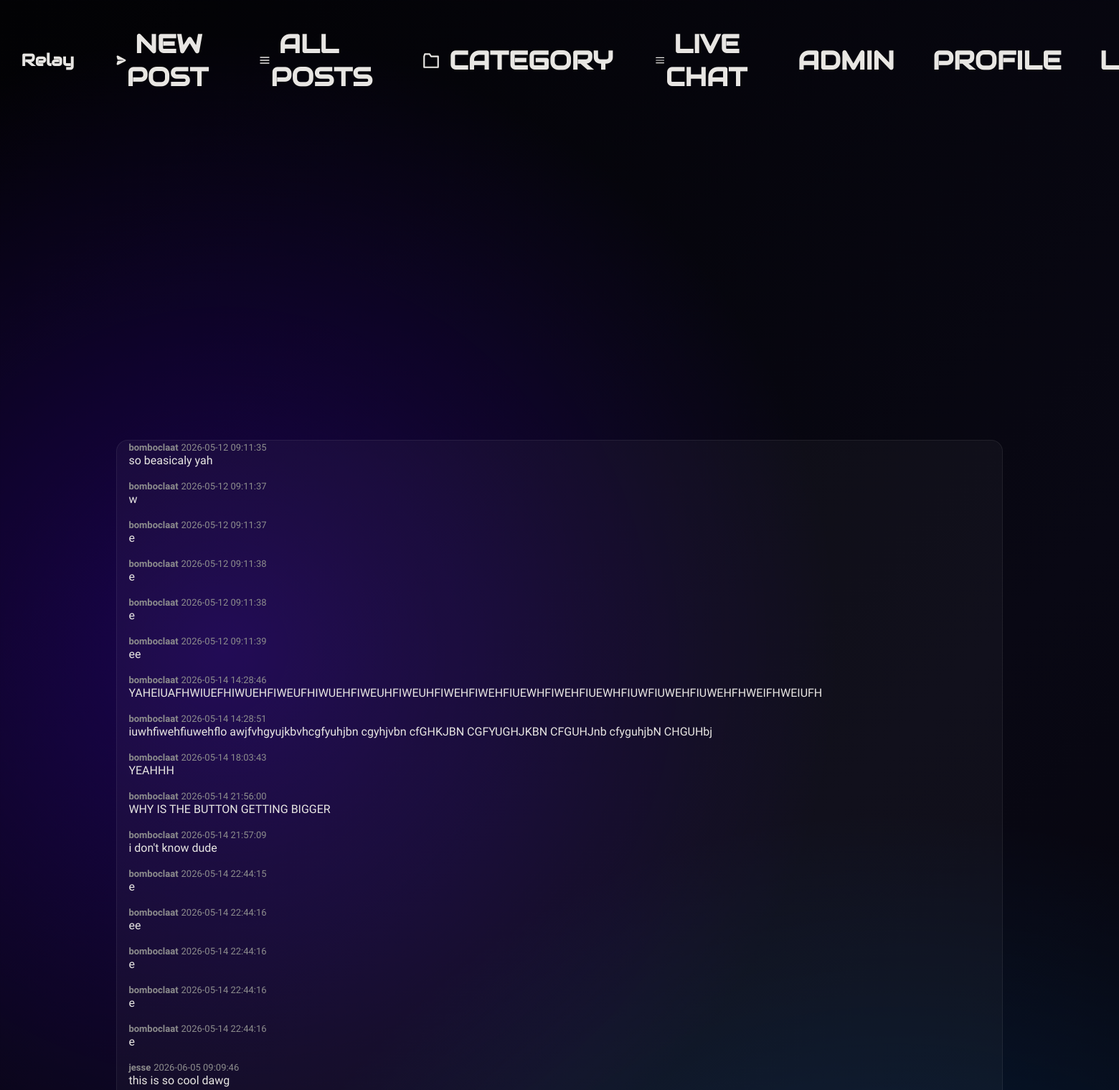
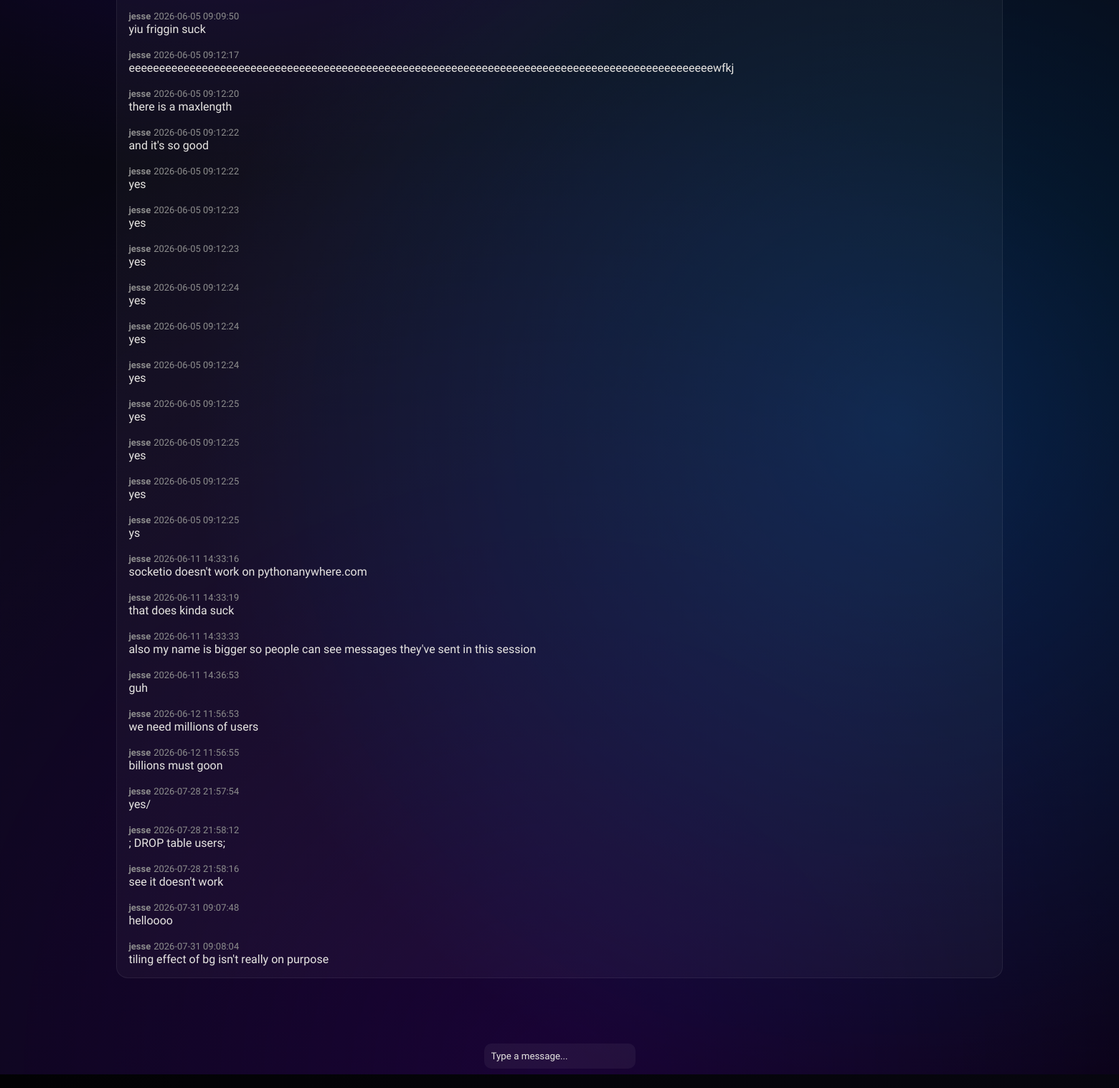
Page /livechat (signed in) on the committed database (2 pictures, top to bottom).
### tables this page shows
CREATE TABLE chat ("id" INTEGER PRIMARY KEY AUTOINCREMENT, "user_id" INTEGER NOT NULL REFERENCES users(id), "message" TEXT NOT NULL, "time" TEXT NOT NULL);

CREATE TABLE "users" (
    id INTEGER PRIMARY KEY AUTOINCREMENT,
    "name" TEXT UNIQUE,
    password TEXT
, imageurl TEXT, email TEXT);

### app.py (the view)
@app.route("/livechat")
def livechat():
    if "user_id" not in session:
        return redirect(url_for("login"))
    sql = """
        SELECT chat.message, chat.time, users.name
        FROM chat
        JOIN users ON chat.user_id = users.id
        ORDER BY chat.id ASC;
    """
    messages = query_db(sql)
    return render_template("livechat.html", messages=messages)

### app.py (called while the page is built)
def get_db():
    db = getattr(g, "_database", None)
    if db is None:
        db = g._database = sqlite3.connect(DATABASE)
    return db

@app.teardown_appcontext
def close_connection(exception):
    db = getattr(g, "_database", None)
    if db is not None:
        db.close()

def query_db(query, args=(), one=False):
    cur = get_db().execute(query, args)
    rv = cur.fetchall()
    cur.close()
    return (rv[0] if rv else None) if one else rv

### templates/livechat.html (shortened to what this page needs)
{% extends "layout.html" %}
{% block body %}
<div class="chat-centered-content">
    <div id="chat-box" class="chat-box">
        {% for message in messages %}
        <div class="chat-message">
            <div class="chat-meta">
                <a class="h1 meta" style="font-weight:600;"
                    href="{{ url_for('userposts', username=message[2]) }}">{{ message[2] }}</a>
                <span class="meta">{{ message[1] }}</span>
            </div>
            <div class="chat-text">{{ message[0] }}</div>
        </div>
        {% endfor %}
    </div>
    <form id="chat-form">
        <input type="text" id="message-input" class="chat-input" placeholder="Type a message..." autocomplete="off"
            maxlength="100" required>
    </form>
</div>
{% endblock %}

### templates/layout.html (shortened to what this page needs)
<!DOCTYPE html>
<html lang="en">
<head>
    <link rel="stylesheet" href="{{url_for('static', filename='style.css')}}">
</head>
<body>
    <nav class="navbar">
        <div class="left-navbar-group">
            <a href="/" class="top-button">
                <div class="title">Relay</div>
            </a>
            <a href="/newpost" class="top-button">
                &nbsp;NEW POST
            </a>
            <a href="/allposts" class="top-button">
                <svg viewBox="0 0 24 24" width="26" height="26">
                    <path d="M3 6h18M3 12h18M3 18h18" stroke="currentColor" stroke-width="2" stroke-linecap="round" />
                </svg>
                &nbsp;ALL POSTS
            </a>
            <div class="dropdown">
                <button class="top-button">
                    <svg viewBox="0 0 24 24" width="26" height="26">
                        <path d="M3 7v14h18V7H12l-2-3H4z" stroke="currentColor" stroke-width="2" fill="none"
                            stroke-linecap="round" stroke-linejoin="round" />
                    </svg>
                    &nbsp;CATEGORY
                </button>
            </div>
            <a href="/livechat" class="top-button">
                <svg viewBox="0 0 24 24" width="26" height="26">
                    <path d="M3 6h18M3 12h18M3 18h18" stroke="currentColor" stroke-width="2" stroke-linecap="round" />
                </svg>
                &nbsp;LIVE CHAT
            </a>
        </div>
        <div class="nav-right">
            <a href="/admin" class="top-button">ADMIN</a>
            {% if session.username %}
            <a href="{{ url_for('userposts', username=session['username']) }}" class="top-button">PROFILE</a>
            <a href="/logout" class="top-button">LOGOUT</a>
            {% else %}
            <a href="/login" class="top-button">LOGIN</a>
            <a href="/register" class="top-button">REGISTER</a>
            {% endif %}
        </div>
    </nav>
    {% block body %}
    {% endblock %}
</body>
</html>

### static/style.css (style rules this page uses)
:root { --background: radial-gradient(circle at 20% 30%, rgba(80, 0, 255, 0.28), transparent 35%), radial-gradient(circle at 80% 70%, rgba(0, 140, 255, 0.22), transparent 40%), radial-gradient(circle at 50% 100%, rgba(120, 0, 255, 0.18), transparent 45%), linear-gradient(135deg, #020204 0%, #090814 50%, #020204 100%); --box-background: rgba(255, 255, 255, 0.035); --post-background: #2a2a2a; --input-background: rgba(255, 255, 255, 0.05); --element-bg: black; --font: #e8e6e3; --muted-font: #8d8d8d; --heading-font: "Audiowide", sans-serif; --body-font: "Google Sans", monospace; --coloured-element: #4066ff; --error-red: #ef4444; --sidebar-font-size: 0.8vw; --reply-font: calc(0.5vh + 0.5vw); --reply-line: calc(2vh + 2vw); --navbar-font-size: calc(0.59vh + 0.59vw); --navbar-title-size: 1.5vw; --box-border: 1px solid rgba(255, 255, 255, 0.07); --box-border-radius: 16px; --nav-box-shadow: rgba(226, 226, 226, 0.73); }
* { font-family: var(--body-font); box-sizing: border-box; }
body { background: var(--background); color: var(--font); overflow-x: hidden; overscroll-behavior-x: none; }
h1, .title, .searchbar, .top-button, .top-button-active, .follow-button, .content-404, .logo, .post-title, .page-title, .sidebar-title, .home-sidebar>h1 { font-family: var(--heading-font); }
a { text-decoration: none; color: var(--font); font-weight: 520; }
.meta { color: var(--muted-font); margin: 10px 0 !important; font-size: small; }
.navbar { position: sticky; z-index: 10000; top: 0; display: flex; gap: 1em; padding: 0.5em 0; background-color: var(--background); }
.left-navbar-group { display: flex; gap: 1em; }
.title { font-size: var(--navbar-title-size); font-weight: 600; border: none; }
.nav-right { margin-left: auto; display: flex; gap: 10px; }
button { all: unset; }
.top-button { display: flex; color: var(--font); justify-content: center; align-items: center; padding: 0.6em; font-weight: 600; font-family: var(--heading-font); border: none; font-size: var(--navbar-font-size) !important; }
form { display: flex; flex-direction: column; gap: 15px; }
input, textarea { padding: 10px; border-radius: 6px; border: none; outline: none; color: var(--input-font); background: var(--input-background); font-family: 'Google Sans', monospace; }
input::placeholder, textarea::placeholder { color: var(--font-muted); }
.dropdown button { font-size: var(--navbar-font-size) !important; }
.dropdown { display: flex; align-items: center; margin: 0; padding: 0; position: relative; }
.chat-centered-content { display: flex; flex-direction: column; align-items: center; margin-top: 10vh; gap: 2vh; }
.chat-box { background: var(--box-background); border: var(--box-border); width: 80%; padding: 1em; margin-top: 0; gap: 1em; height: 50vh; overflow-y: auto; display: flex; flex-direction: column; border-radius: var(--box-border-radius) }
.chat-input { height: 100%; background: var(--input-background); border-radius: 10px; border: none; }
.chat-meta { color: var(--muted-font) !important; }

### rows in the picture
chat: name "bomboclaat", time "2026-05-12 09:11:35", message "so beasicaly yah"
chat: name "bomboclaat", time "2026-05-12 09:11:37", message "w"
chat: name "bomboclaat", time "2026-05-12 09:11:37", message "e"
chat: name "bomboclaat", time "2026-05-12 09:11:38", message "e"
chat: name "bomboclaat", time "2026-05-12 09:11:38", message "e"
chat: name "bomboclaat", time "2026-05-12 09:11:39", message "ee"
chat: name "bomboclaat", time "2026-05-14 14:28:46", message "YAHEIUAFHWIUEFHIWUEHFIWEUFHIWUEHFIWEUHFIWEUHFIWEHFIWEHFIUEWHFIWEHFIUEWHFIUWFIUWEHFIUWEHFHWEIFHWEIUFH"
chat: name "bomboclaat", time "2026-05-14 14:28:51", message "iuwhfiwehfiuwehflo awjfvhgyujkbvhcgfyuhjbn cgyhjvbn cfGHKJBN CGFYUGHJKBN CFGUHJnb cfyguhjbN CHGUHbj"
chat: name "bomboclaat", time "2026-05-14 18:03:43", message "YEAHHH"
chat: name "bomboclaat", time "2026-05-14 21:56:00", message "WHY IS THE BUTTON GETTING BIGGER"
chat: name "bomboclaat", time "2026-05-14 21:57:09", message "i don't know dude"
chat: name "bomboclaat", time "2026-05-14 22:44:15", message "e"
chat: name "bomboclaat", time "2026-05-14 22:44:16", message "ee"
chat: name "bomboclaat", time "2026-05-14 22:44:16", message "e"
chat: name "bomboclaat", time "2026-05-14 22:44:16", message "e"
chat: name "bomboclaat", time "2026-05-14 22:44:16", message "e"
chat: name "jesse", time "2026-06-05 09:09:46", message "this is so cool dawg"
chat: name "jesse", time "2026-06-05 09:09:50", message "yiu friggin suck"
chat: name "jesse", time "2026-06-05 09:12:17", message "eeeeeeeeeeeeeeeeeeeeeeeeeeeeeeeeeeeeeeeeeeeeeeeeeeeeeeeeeeeeeeeeeeeeeeeeeeeeeeeeeeeeeeeeeeeeeeeewfkj"
chat: name "jesse", time "2026-06-05 09:12:20", message "there is a maxlength"
chat: name "jesse", time "2026-06-05 09:12:22", message "and it's so good"
chat: name "jesse", time "2026-06-05 09:12:22", message "yes"
chat: name "jesse", time "2026-06-05 09:12:23", message "yes"
chat: name "jesse", time "2026-06-05 09:12:23", message "yes"
chat: name "jesse", time "2026-06-05 09:12:24", message "yes"
chat: name "jesse", time "2026-06-05 09:12:24", message "yes"
chat: name "jesse", time "2026-06-05 09:12:24", message "yes"
chat: name "jesse", time "2026-06-05 09:12:25", message "yes"
chat: name "jesse", time "2026-06-05 09:12:25", message "yes"
chat: name "jesse", time "2026-06-05 09:12:25", message "yes"
chat: name "jesse", time "2026-06-05 09:12:25", message "ys"
chat: name "jesse", time "2026-06-11 14:33:16", message "socketio doesn't work on pythonanywhere.com"
chat: name "jesse", time "2026-06-11 14:33:19", message "that does kinda suck"
chat: name "jesse", time "2026-06-11 14:33:33", message "also my name is bigger so people can see messages they've sent in this session"
chat: name "jesse", time "2026-06-11 14:36:53", message "guh"
chat: name "jesse", time "2026-06-12 11:56:53", message "we need millions of users"
chat: name "jesse", time "2026-06-12 11:56:55", message "billions must goon"
chat: name "jesse", time "2026-07-28 21:57:54", message "yes/"
chat: name "jesse", time "2026-07-28 21:58:12", message "; DROP table users;"
chat: name "jesse", time "2026-07-28 21:58:16", message "see it doesn't work"
chat: name "jesse", time "2026-07-31 09:07:48", message "helloooo"
chat: name "jesse", time "2026-07-31 09:08:04", message "tiling effect of bg isn't really on purpose"
